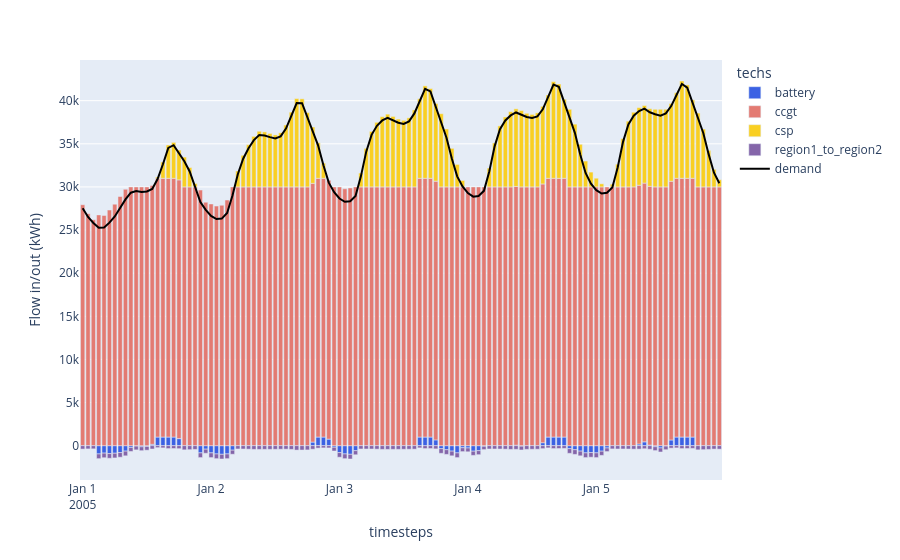

Notebook cell for this chart:
### Markdown cell above
#### Plotting flows
We do this by combining in- and out-flows and separating demand from other technologies.
First, we look at the aggregated result across all nodes, then we look at each node separately.

### Code cell
df_electricity = (
    (model.results.flow_out.fillna(0) - model.results.flow_in.fillna(0))
    .sel(carriers="power")
    .sum("nodes")
    .to_series()
    .where(lambda x: x != 0)
    .dropna()
    .to_frame("Flow in/out (kWh)")
    .reset_index()
)
df_electricity_demand = df_electricity[df_electricity.techs == "demand_power"]
df_electricity_other = df_electricity[df_electricity.techs != "demand_power"]

print(df_electricity.head())

fig1 = px.bar(
    df_electricity_other,
    x="timesteps",
    y="Flow in/out (kWh)",
    color="techs",
    color_discrete_map=colors,
)
fig1.add_scatter(
    x=df_electricity_demand.timesteps,
    y=-1 * df_electricity_demand["Flow in/out (kWh)"],
    marker_color="black",
    name="demand",
)
